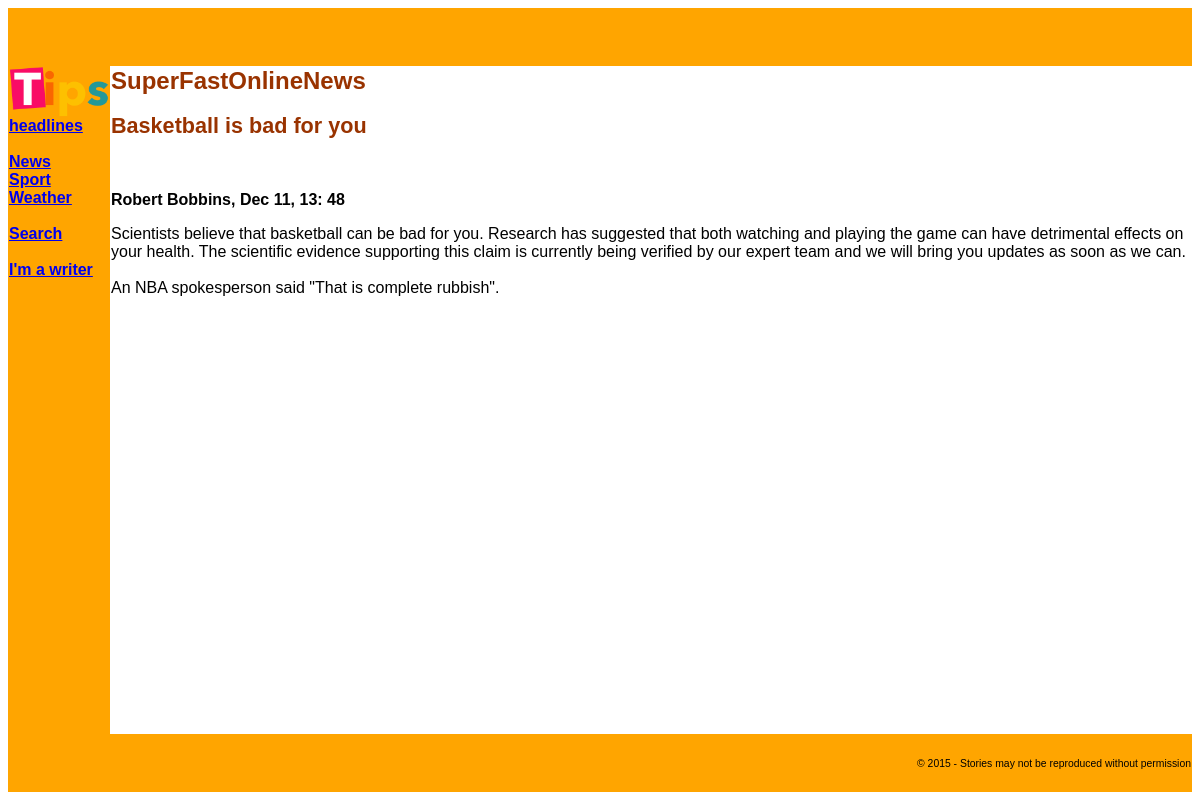
Page /tippage.php?story=5 on the committed database.
### tables this page shows
create table stories(
	id int not null primary key auto_increment,
	writer varchar(16) not null,
	page varchar(16) not null,
	headline text,
	story_text text, 
    picture text,
	created int,
	modified int,
	published int
	);

create table writers(
	username varchar(16) not null primary key,
	password char(50) not null,
	full_name text
	);

### db_fns.php (called while the page is built, shortened)
<?php
function get_writer_record($username){
	$handle = db_connect();
	$query = "select * from writers where username = '$username'";
	$result = mysqli_query($handle,$query);
	return mysqli_fetch_assoc($result);
}
?>

### tippage.php (the view, shortened to what this page needs)
<?php
	$story = null;
	if(isset($_REQUEST['story']) && $_REQUEST['story']!="")
	{
 		$story=intval($_REQUEST['story']);
	}
	include_once('db_fns.php');
	include_once('header.php');
	$handle = db_connect();
	if ($story&& $story!=null) {
		$query = "select * from stories where id = '$story' and
			published is not null";
	}
	$result = mysqli_query($handle,$query);
	$story = mysqli_fetch_assoc($result);
		echo "<h2>{$story['headline']}</h2>";
		$w = get_writer_record($story['writer']);
		echo '<br /><p class="byline">';
		echo $w['full_name'],', ';
		echo date('M d, H: i', $story['modified']);
		echo '</p>';
                echo $story['story_text'];
	include_once('footer.php');
?>

### header.php (style rules this page uses)
body { text-align: left; font: 80% arial, verdana, sans-serif }
h1,h2,h3 { color: #993300 }
h2 { font-size: 135% }
.byline { text-align: left; font: 100% arial, verdana, sans-serif; font-weight: bold; }

### rows in the picture
stories: headline "Basketball is bad for you", modified "Dec 11, 13: 48", story_text "Scientists believe that basketball can be bad for you. Research has suggested that both watching and playing the game can have detrimental effects on your health. The scientific evidence supporting this claim is currently being verified by our expert team and we will bring you updates as soon as we can. An NBA spokesperson said \"That is complete rubbish\"."
writers: full_name "Robert Bobbins"
